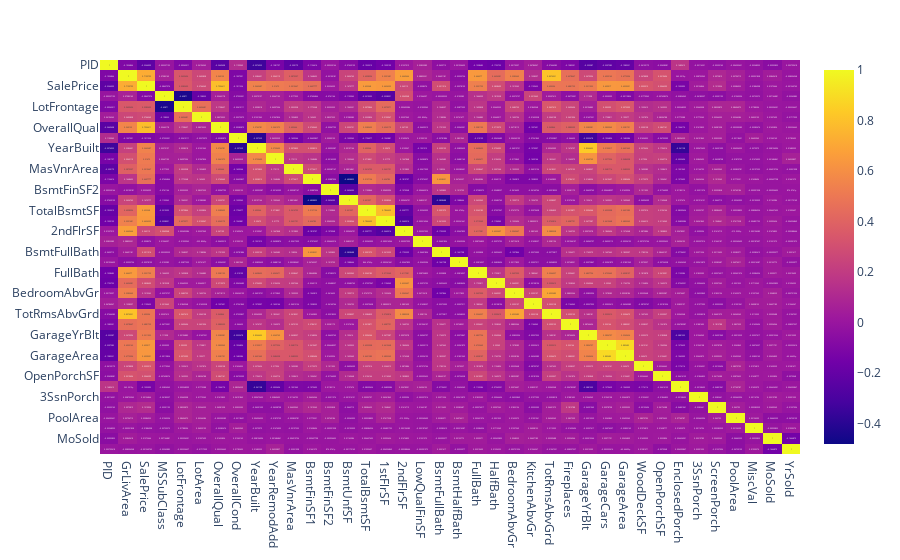

Write notebook code for a chart like this one.
### Code cell
import plotly.express as plt
fig_corr_numerical = plt.imshow(corr_numerical_matrix, text_auto=True, aspect="auto")
fig_corr_numerical.show()
fig_corr_numerical.write_html("independent.html")

### Figure 1 — Plotly figure (JSON) as saved in the notebook; plotly's stock layout.template omitted (floating-point values rounded to 4 significant figures; data arrays with more than 128 entries replaced by an {"elided": "..."} marker saying what was removed)
{"data": [{"coloraxis": "coloraxis", "hovertemplate": "x: %{x}<br>y: %{y}<br>color: %{z}<extra></extra>", "name": "0", "texttemplate": "%{z}", "type": "heatmap", "x": ["PID", "GrLivArea", "SalePrice", "MSSubClass", "LotFrontage", "LotArea", "OverallQual", "OverallCond", "YearBuilt", "YearRemodAdd", "MasVnrArea", "BsmtFinSF1", "BsmtFinSF2", "BsmtUnfSF", "TotalBsmtSF", "1stFlrSF", "2ndFlrSF", "LowQualFinSF", "BsmtFullBath", "BsmtHalfBath", "FullBath", "HalfBath", "BedroomAbvGr", "KitchenAbvGr", "TotRmsAbvGrd", "Fireplaces", "GarageYrBlt", "GarageCars", "GarageArea", "WoodDeckSF", "OpenPorchSF", "EnclosedPorch", "3SsnPorch", "ScreenPorch", "PoolArea", "MiscVal", "MoSold", "YrSold"], "xaxis": "x", "y": ["PID", "GrLivArea", "SalePrice", "MSSubClass", "LotFrontage", "LotArea", "OverallQual", "OverallCond", "YearBuilt", "YearRemodAdd", "MasVnrArea", "BsmtFinSF1", "BsmtFinSF2", "BsmtUnfSF", "TotalBsmtSF", "1stFlrSF", "2ndFlrSF", "LowQualFinSF", "BsmtFullBath", "BsmtHalfBath", "FullBath", "HalfBath", "BedroomAbvGr", "KitchenAbvGr", "TotRmsAbvGrd", "Fireplaces", "GarageYrBlt", "GarageCars", "GarageArea", "WoodDeckSF", "OpenPorchSF", "EnclosedPorch", "3SsnPorch", "ScreenPorch", "PoolArea", "MiscVal", "MoSold", "YrSold"], "yaxis": "y", "z": {"elided": "38x38 float values"}}], "layout": {"coloraxis": {"colorscale": [[0, "#0d0887"], [0.1111, "#46039f"], [0.2222, "#7201a8"], [0.3333, "#9c179e"], [0.4444, "#bd3786"], [0.5556, "#d8576b"], [0.6667, "#ed7953"], [0.7778, "#fb9f3a"], [0.8889, "#fdca26"], [1, "#f0f921"]]}, "margin": {"t": 60}, "xaxis": {"anchor": "y", "domain": [0, 1]}, "yaxis": {"anchor": "x", "autorange": "reversed", "domain": [0, 1]}}}
